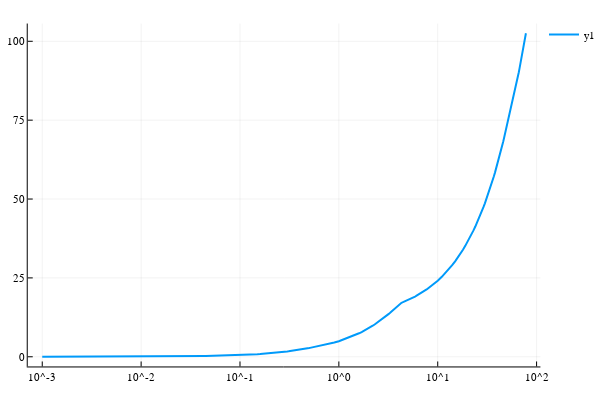

The cell this chart's notebook holds for it:
### Markdown cell above
## Lac vs ξ

### Code cell
lacSs = [fbares.s[lacindex] for fbares in fbaress]
plot((ξrange, lacSs), xaxis = :log, lw = 2)

### Figure 1 — Plotly figure (JSON) as saved in the notebook; plotly's stock layout.template omitted (floating-point values rounded to 4 significant figures; data arrays with more than 128 entries replaced by an {"elided": "..."} marker saying what was removed)
{"data": [{"colorbar": {"title": ""}, "hoverinfo": "text", "legendgroup": "y1", "line": {"color": "rgba(0, 154, 250, 1.000)", "dash": "solid", "shape": "linear", "width": 2}, "mode": "lines", "name": "y1", "showlegend": true, "text": {"elided": "393 null values"}, "type": "scatter", "x": {"elided": "393 float values"}, "xaxis": "x1", "y": {"elided": "393 float values"}, "yaxis": "y1"}], "layout": {"annotations": [], "height": 400, "legend": {"bgcolor": "rgba(255, 255, 255, 1.000)", "bordercolor": "rgba(0, 0, 0, 1.000)", "font": {"color": "rgba(0, 0, 0, 1.000)", "family": "sans-serif", "size": 11}, "tracegroupgap": 0, "x": 1, "y": 1}, "margin": {"b": 20, "l": 0, "r": 0, "t": 20}, "paper_bgcolor": "rgba(255, 255, 255, 1.000)", "plot_bgcolor": "rgba(255, 255, 255, 1.000)", "showlegend": true, "width": 600, "xaxis": {"anchor": "y1", "domain": [0.05101, 0.9934], "gridcolor": "rgba(0, 0, 0, 0.100)", "gridwidth": 0.5, "linecolor": "rgba(0, 0, 0, 1.000)", "mirror": false, "range": [-3.147, 2.039], "showgrid": true, "showline": true, "showticklabels": true, "tickangle": 0, "tickcolor": "rgb(0, 0, 0)", "tickfont": {"color": "rgba(0, 0, 0, 1.000)", "family": "sans-serif", "size": 11}, "tickmode": "array", "ticks": "inside", "ticktext": ["10^-3", "10^-2", "10^-1", "10^0", "10^1", "10^2"], "tickvals": [0.001, 0.01, 0.1, 1, 10, 100], "title": "", "titlefont": {"color": "rgba(0, 0, 0, 1.000)", "family": "sans-serif", "size": 15}, "type": "log", "visible": true, "zeroline": false, "zerolinecolor": "rgba(0, 0, 0, 1.000)"}, "yaxis": {"anchor": "x1", "domain": [0.03762, 0.9902], "gridcolor": "rgba(0, 0, 0, 0.100)", "gridwidth": 0.5, "linecolor": "rgba(0, 0, 0, 1.000)", "mirror": false, "range": [-3.071, 105.6], "showgrid": true, "showline": true, "showticklabels": true, "tickangle": 0, "tickcolor": "rgb(0, 0, 0)", "tickfont": {"color": "rgba(0, 0, 0, 1.000)", "family": "sans-serif", "size": 11}, "tickmode": "array", "ticks": "inside", "ticktext": ["0", "25", "50", "75", "100"], "tickvals": [0, 25, 50, 75, 100], "title": "", "titlefont": {"color": "rgba(0, 0, 0, 1.000)", "family": "sans-serif", "size": 15}, "type": "-", "visible": true, "zeroline": false, "zerolinecolor": "rgba(0, 0, 0, 1.000)"}}}
